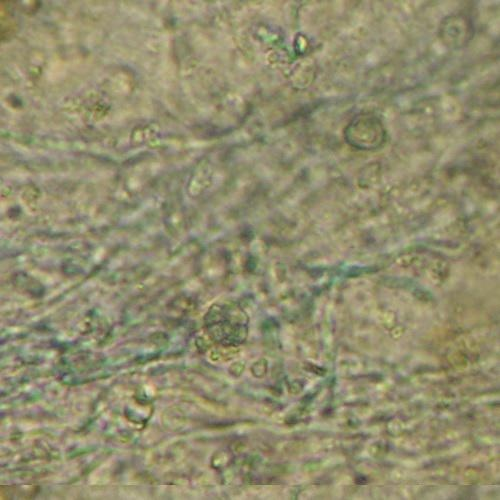
#> input picture H1/rgb_H1_224a_1.jpg, 500 x 500 px, found by its file name; its folder holds only this picture in this run
$ jupyter execute --allow-errors PCA.ipynb
#> lines starting #> are read from the running program, lines starting #| are printed output that depends on the picture
#> further down, img is the input picture: shape (500, 500, 3); mean R, G, B 146.1, 142.1, 109.8
#> `resized_img = transform.resize(img, (64, 64))`:
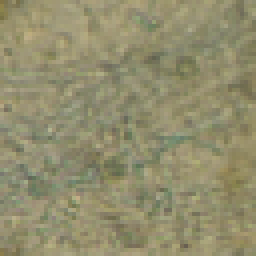
#> resized_img: shape (64, 64, 3) float64 (shown 4 times larger); mean R, G, B 0.573, 0.557, 0.431
#> `resized_img = color.rgb2gray(resized_img)`:
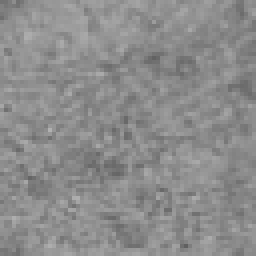
#> resized_img: shape (64, 64) float64 (shown 4 times larger); min 0.377, max 0.696, mean 0.552
#> `flattened_img = resized_img.flatten()`: flattened_img = 4096 values, max 0.696 at index 2060, min 0.377 at index 3950, mean 0.552
[cell 1]
import os
import numpy as np
import matplotlib.pyplot as plt
from skimage import io, color, transform, filters
import seaborn as sns
from sklearn.decomposition import PCA
from sklearn.preprocessing import StandardScaler

def apply_PCA(X, k):
    # Standardize the data
    scaler = StandardScaler()
    X_standardized = scaler.fit_transform(X)

    # Choose the number of principal components (k)
    pca = PCA(n_components=k)
    X_pca = pca.fit_transform(X_standardized)

    # Calculate gradient magnitude for each image
    gradient_magnitude = np.array([np.sum(filters.sobel(image)) for image in X_standardized])

    return X_pca, gradient_magnitude


#> (the rest of this cell did not finish here and is left out)
